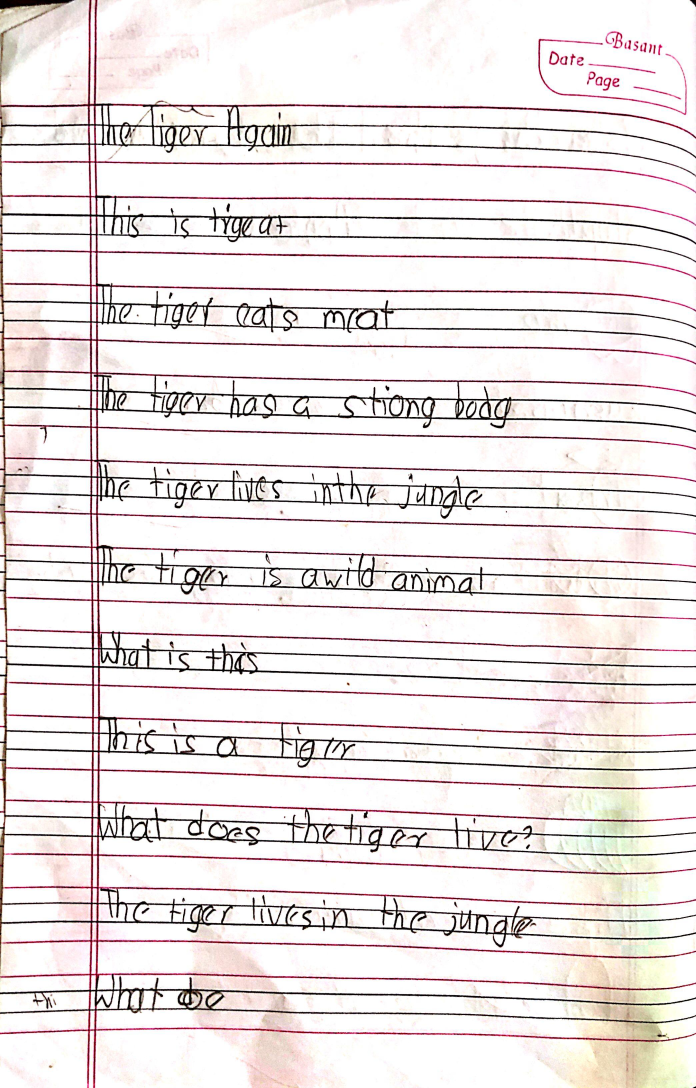
#> input picture dataset/kid1/IMG-20260311-WA0082.jpg, 2088 x 3264 px (shown at 1/3 size)
$ python -i preprocess.py   (imports and definitions only)
#> lines starting #> are read from the running program, lines starting #| are printed output that depends on the picture; after the words box and inside, x2 and y2 are one past the last pixel; in counts of white or black regions, pixels touching at a corner belong together
"""
===========================================================
MODULE: Glyph Preprocessing
===========================================================

This module provides functions for cleaning, denoising,
and normalizing glyph images extracted from OCR/segmentation.

Pipeline:
    Input Image → Noise Removal → Smoothing → Normalization

"""

import cv2
import numpy as np


def preprocess_image(img):
    """
    Convert raw grayscale glyph image into a clean binary representation.

    Steps:
        1. Noise reduction using Gaussian blur
        2. Binarization using Otsu thresholding
        3. Standardize foreground polarity (black glyphs on white background)
        4. Morphological closing to repair broken strokes

    Args:
        img (np.ndarray): Input grayscale image

    Returns:
        np.ndarray: Clean binary image

    Raises:
        ValueError: If input image is None
    """

    if img is None:
        raise ValueError("input_image is None")


    # Blur
    img = cv2.GaussianBlur(img, (3, 3), 0)

    # Otsu Threshold
    _, img = cv2.threshold(img, 0, 255,
                           cv2.THRESH_BINARY + cv2.THRESH_OTSU)

    # Ensure BLACK glyph
    if np.mean(img) < 127:
        img = cv2.bitwise_not(img)


    kernel = cv2.getStructuringElement(cv2.MORPH_ELLIPSE, (3, 3))

    # Stroke thickening if needed
    # img_inv = 255 - img
    # img_inv = cv2.dilate(img_inv, kernel, iterations=1)
    # img = 255 - img_inv

    # Closing
    img = cv2.morphologyEx(img, cv2.MORPH_CLOSE, kernel, 1)

    return img


def process_glyph_image(input_image, filename="glyph.png"):
    """
    Normalize a preprocessed glyph into a fixed canvas.

    This function:
        - Extracts bounding box
        - Rescales glyph based on type (capital/small/descender)
        - Places glyph on standardized canvas

    Args:
        input_image (np.ndarray): Raw grayscale glyph image
        filename (str): Used for glyph classification

    Returns:
        np.ndarray or None: Normalized glyph image (120x140)
    """

    if input_image is None:
        raise ValueError("input_image is None")

    RED, BLUE, GREEN, YELLOW = 15, 45, 75, 105

    def get_bbox(img):
        """
        Compute bounding box of foreground pixels.

        Args:
            img (np.ndarray): Binary image

        Returns:
            tuple or None: (y0, y1, x0, x1)
        """
        coords = np.column_stack(np.where(img < 250))
        if coords.size == 0:
            return None
        y0, x0 = coords.min(axis=0)
        y1, x1 = coords.max(axis=0)
        return y0, y1, x0, x1

    def classify(name):
        """
        Heuristic classification based on filename.

        Categories:
            1 → capital letters / digits
            2 → normal lowercase glyphs
            3 → descenders (g, p, q, y, j)

        Args:
            name (str): filename

        Returns:
            int: class label (1, 2, or 3)
        """
        name = name.lower()
        if name.startswith("capital") or name[0].isdigit():
            return 1
        if any(k in name for k in ["small_g", "small_p", "small_q", "small_y", "small_j"]):
            return 3
        return 2

    binary = preprocess_image(input_image)

    bbox = get_bbox(binary)
    if bbox is None:
        return None

    y0, y1, x0, x1 = bbox
    glyph = binary[y0:y1+1, x0:x1+1]

    h, w = glyph.shape
    gtype = classify(filename)

    if gtype == 1:
        top, bottom = RED, GREEN
    elif gtype == 2:
        top, bottom = BLUE, GREEN
    else:
        top, bottom = BLUE, YELLOW

    target_h = bottom - top

    scale = target_h / h
    new_w = max(1, int(w * scale))
    new_h = max(1, int(h * scale))

    glyph = cv2.resize(glyph, (new_w, new_h), interpolation=cv2.INTER_NEAREST)

    canvas = np.ones((120, 140), dtype=np.uint8) * 255

    x_offset = (140 - new_w) // 2
    y_offset = top

    canvas[y_offset:y_offset+new_h, x_offset:x_offset+new_w] = glyph

    return canvas

>>> import cv2
>>> picture = cv2.imread('../../dataset/kid1/IMG-20260311-WA0082.jpg', cv2.IMREAD_GRAYSCALE)
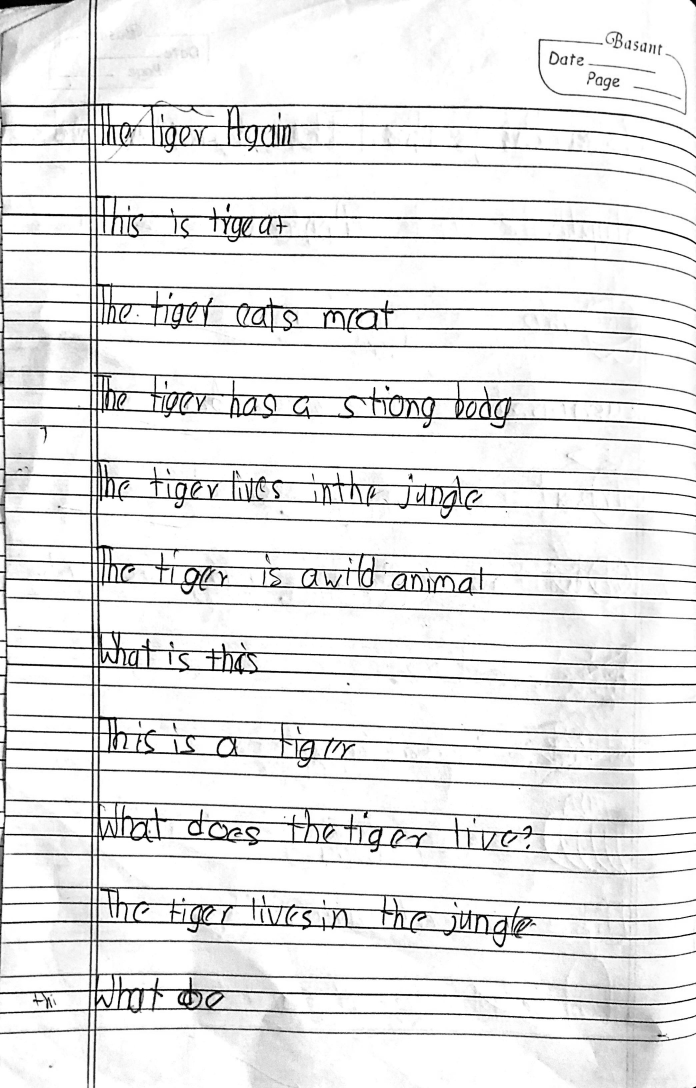
#> picture: shape (3264, 2088) (shown at 1/3 size); min 0, max 255, mean 230.7
>>> result = process_glyph_image(picture)
#> in preprocess_image, `_, img = cv2.threshold(img, 0, 255, cv2.THRESH_BINARY + cv2.THRESH_OTSU)`:
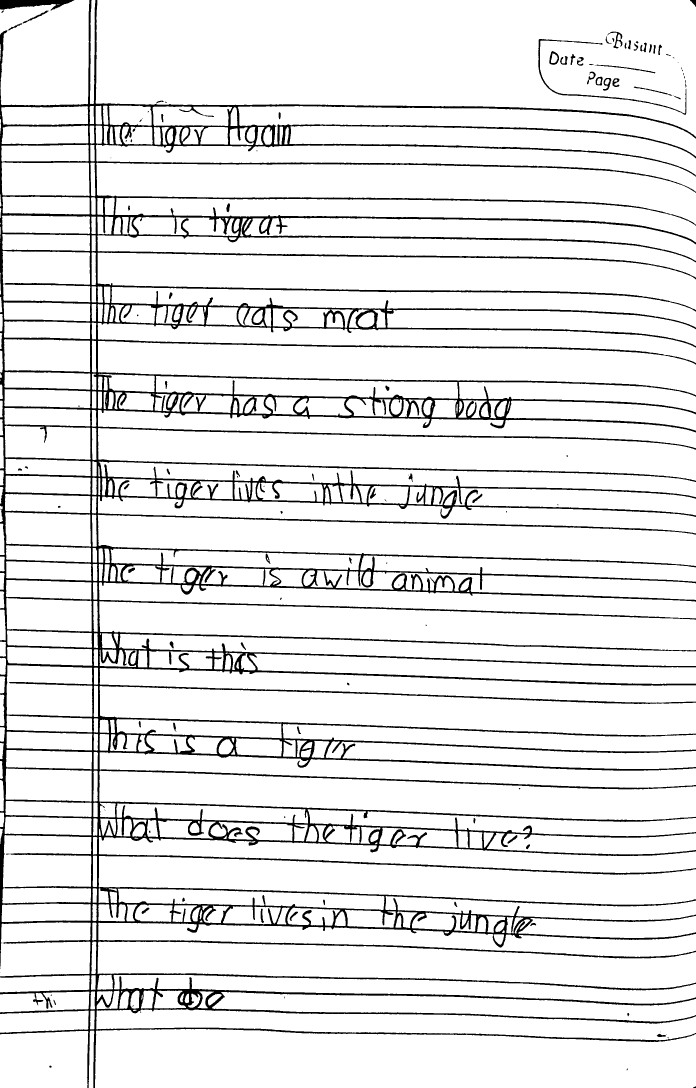
#> img: shape (3264, 2088) (shown at 1/3 size); 90.6% white; 128 black regions (45 under 20 px), largest, box (x1, y1, x2, y2) and area: (0, 0, 2088, 3264) 620831, (0, 0, 223, 32) 4180, (1615, 117, 2059, 345) 2990
#> in preprocess_image, `img = cv2.morphologyEx(img, cv2.MORPH_CLOSE, kernel, 1)`: img: shape (3264, 2088); 90.6% white; 141 black regions (33 under 20 px), largest, box (x1, y1, x2, y2) and area: (0, 0, 2088, 3264) 616682, (0, 0, 223, 32) 4179, (1615, 117, 2059, 345) 2471
#> in get_bbox, `coords = np.column_stack(np.where(img < 250))`: coords = 638566 pairs, first value 0 to 3263, second value 0 to 2087
#> in get_bbox, `y0, x0 = coords.min(axis=0)`: y0 = 0
#> in get_bbox, `y1, x1 = coords.max(axis=0)`: y1 = 3263; x1 = 2087
#> in process_glyph_image, `bbox = get_bbox(binary)`: bbox = (0, 3263, 0, 2087)
#> in process_glyph_image, `y0, y1, x0, x1 = bbox`: y0 = 0; y1 = 3263; x0 = 0; x1 = 2087
#> in process_glyph_image, `canvas[y_offset:y_offset+new_h, x_offset:x_offset+new_w] = glyph`:
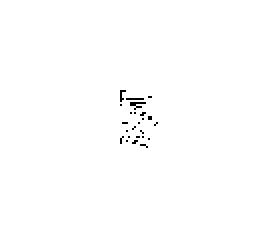
#> canvas: shape (120, 140) (shown 2 times larger); 99.5% white; black in thin lines or dots, all inside (x1, y1, x2, y2) = (60, 45, 79, 74)
